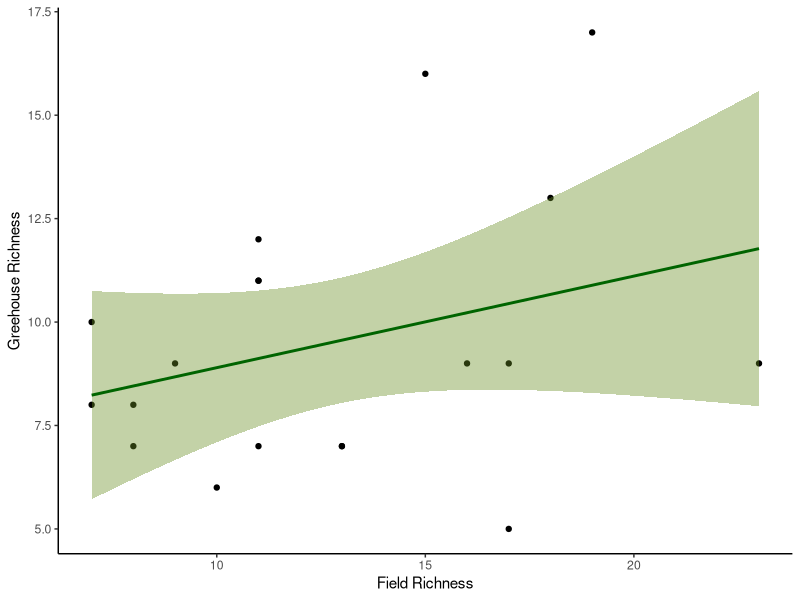
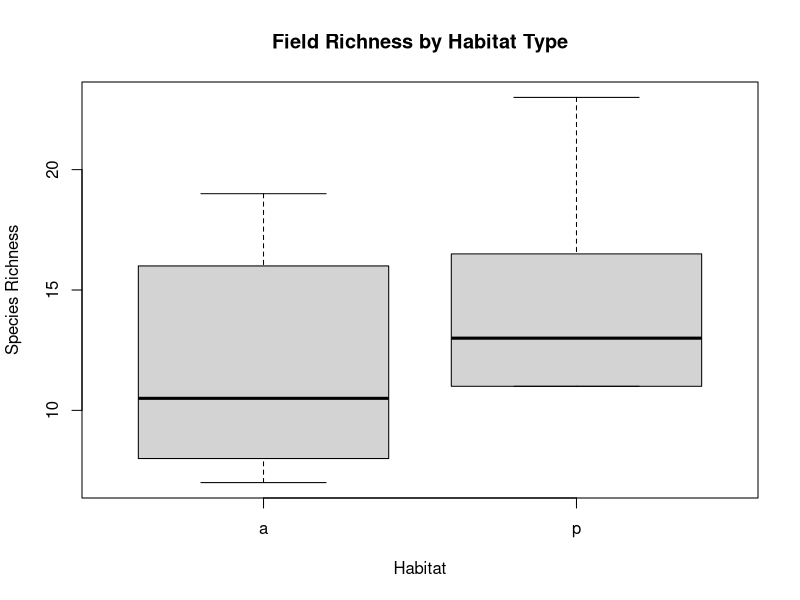
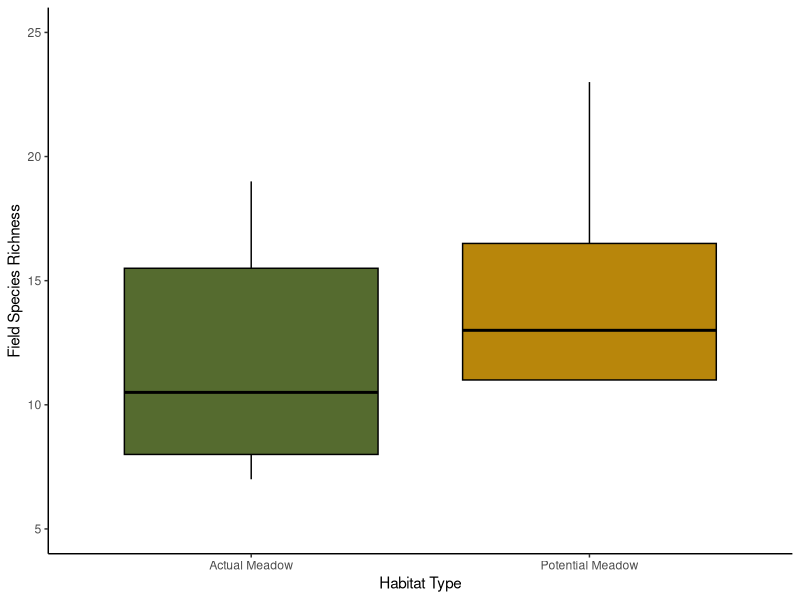
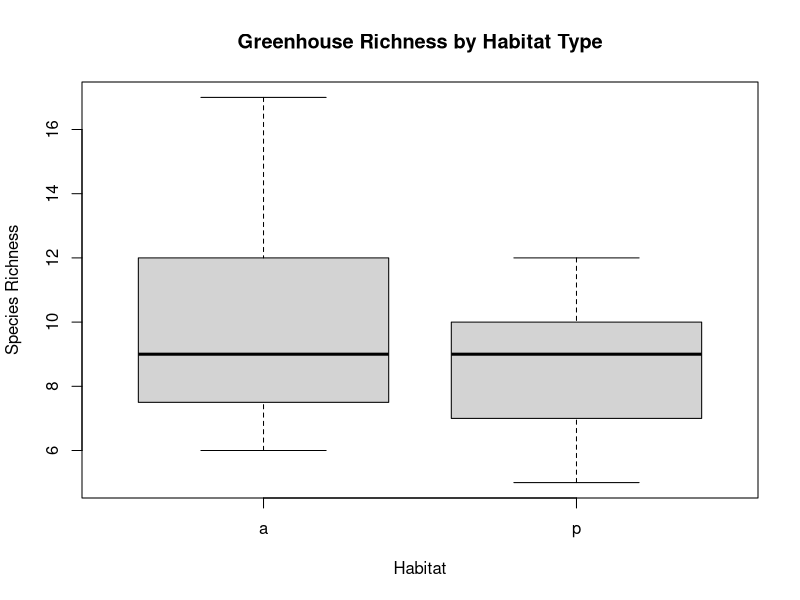
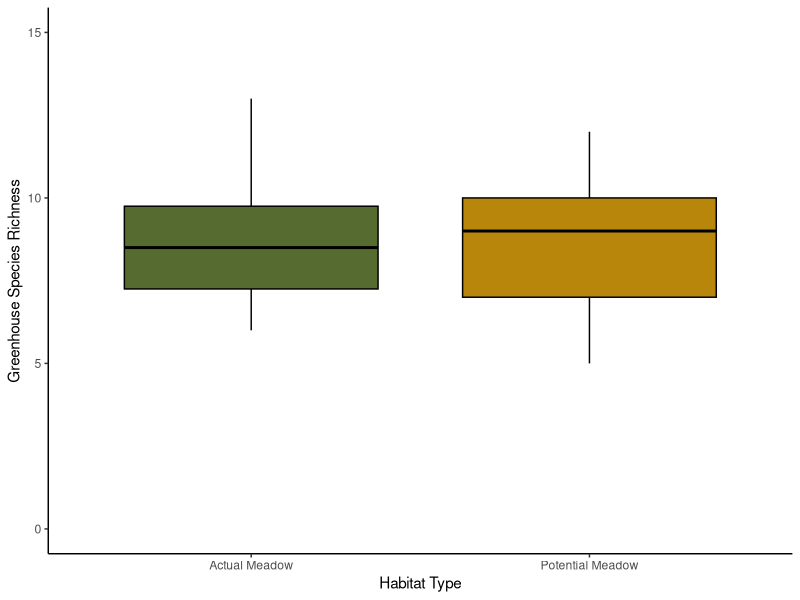
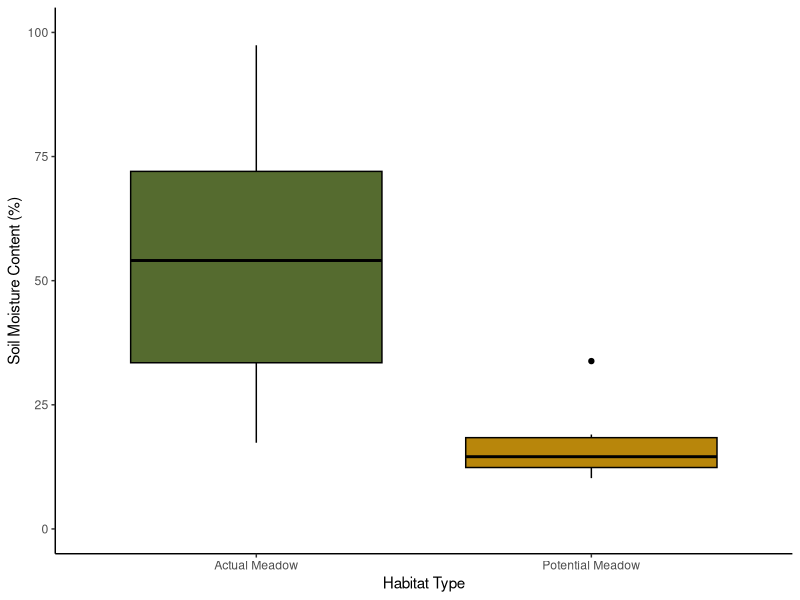
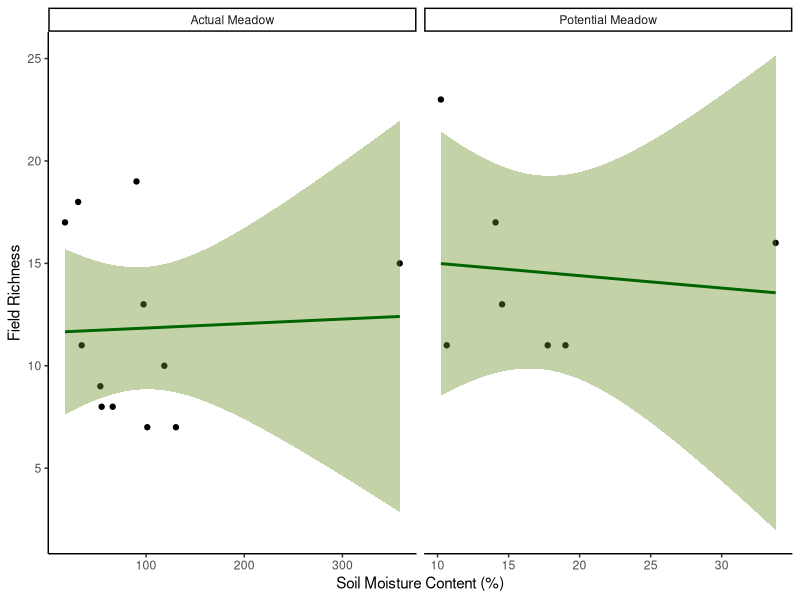
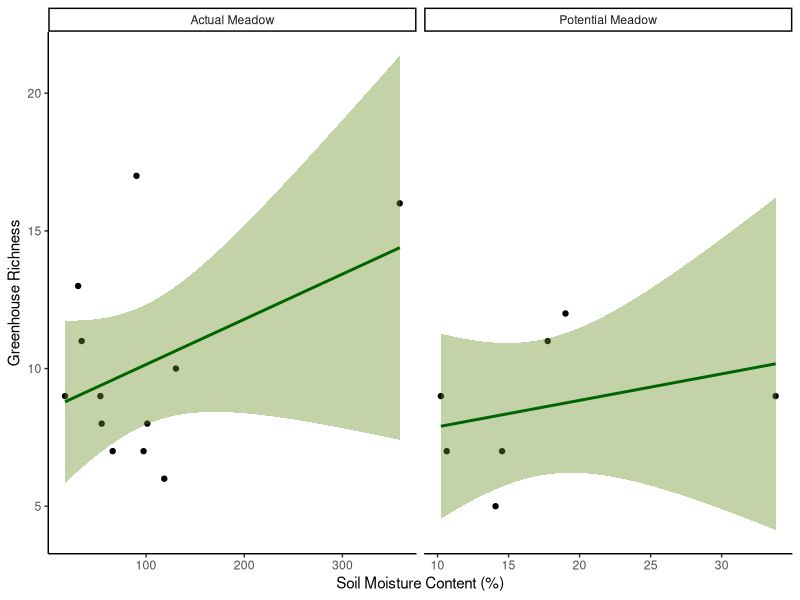

These figures' R source, in order:
## ---- chunk 1
knitr::opts_chunk$set(echo = TRUE)
library(here)
library(tidyverse)

# Color Options:

color.palatte <- c("mediumblue", "darkred") 
fun.palatte <- c("darkolivegreen","darkgoldenrod")
## ---- chunk 2

##greenhouse.n <- SRWC_seedbank_greenhouse_2024_02_21_n
  
greenhouse.n <- read.csv(here("data/SRWC-seedbank_greenhouse_2024-05-22_n.csv"), header = TRUE)

greenhouse.n$X <- NULL

greenhouse.n$species <- greenhouse.n$species %>% 
  trimws() %>% tolower() %>%
  str_replace_all(" ", ".")

## ---- chunk 3

# switch to long format (same data)
greenhouse.long <- greenhouse.n %>% 
  pivot_longer(cols = rf.1.a:control, names_to = "plot", values_to = "count")

# summary by date
greenhouse.summary <- greenhouse.long %>% 
  group_by(date, observer, plot) %>% 
  dplyr::summarise(
    Richness = sum(count>0, na.rm = TRUE))

View(greenhouse.summary)

## ---- chunk 4

# switch to long format (same data)
greenhouse.long <- greenhouse.n %>% 
  pivot_longer(cols = rf.1.a:control, names_to = "plot", values_to = "count")



# summary by species max count
greenhouse.sum <- greenhouse.long %>% 
  group_by(species, plot) %>% 
  dplyr::summarise(
    count.max = max(count, na.rm = TRUE)) %>%
  filter(count.max > 0)

View(greenhouse.sum)

# remove species present in control trays
control.species <- greenhouse.sum %>% 
  filter(plot == "control") %>% 
  select(species) %>% 
  unlist()

greenhouse.sum.clean <- greenhouse.sum %>%
  filter(!(species %in% control.species))


# summarize by plots for richness
greenhouse.max.summary <- greenhouse.sum.clean %>%
  group_by(plot) %>%
  dplyr::summarise(
    greenhouse.richness = sum(count.max > 0, na.rm = TRUE)
  )

greenhouse.max.summary


## ---- chunk 5

##field.data <- SRWC_seedbank_plant_survey_2024_02_26

field.data.raw <- read.csv(here("data/SRWC-seedbank_plant-survey_2023-07-21b.csv"), header = TRUE)

# removing duplicate rows
dup.1 <- which(field.data.raw$plot == "rf.6.a" & field.data.raw$species.code == "unkfb")[2]
dup.2 <- which(field.data.raw$plot == "rf.4.p" & field.data.raw$species.code == "sidore")[2]
drop <- c(dup.1, dup.2)

field.data <- field.data.raw %>% filter(!row_number() %in% drop)


## ---- chunk 6


field.summary <- field.data %>%
  group_by(plot, habitat) %>%
  dplyr::summarise(
    field.richness = sum(species.count > 0, na.rm = TRUE))

field.summary

## ---- chunk 7

combined.sum <- left_join(greenhouse.max.summary, field.summary, by = "plot")

## ---- chunk 8

combined.summary <- na.omit(combined.sum)

## ---- chunk 9

combined.lm = lm(greenhouse.richness ~ field.richness, data = combined.summary)

combined.lm

summary(combined.lm)
## ---- chunk 10

GH.vs.field.regression <- ggplot(combined.summary, aes(x=field.richness, y=greenhouse.richness)) +
    geom_point()+
    theme_classic()+
    xlab("Field Richness")+
    ylab("Greehouse Richness")+
         geom_smooth(method=lm, color="darkgreen", fill="olivedrab")

GH.vs.field.regression

ggsave(plot = GH.vs.field.regression, filename = "figures/GH-vs-field-regression.png", width = 6, height = 4, units = "in")

## ---- chunk 11

boxplot(field.richness~habitat, data=combined.summary, main="Field Richness by Habitat Type", xlab = "Habitat", ylab = "Species Richness")
## ---- chunk 12
  
field.richness.by.habitat <- combined.summary %>%
      ggplot(aes(x=habitat, y=field.richness))+
      geom_boxplot(aes(fill=habitat, col = fun.palatte), colour="black") +
      labs(x= "Habitat Type", y="Field Species Richness")+
      theme_classic() +
        scale_x_discrete(labels=c("Actual Meadow", "Potential Meadow", "N/A")) +
        scale_y_continuous(limits=c(5,25), breaks=c(5, 10, 15, 20, 25))+
        scale_fill_manual(values= fun.palatte) +
  theme(legend.position = "none")

field.richness.by.habitat

ggsave(plot = field.richness.by.habitat, filename = "figures/field_richness_by_habitat.png", width = 6, height = 4, units = "in")
## ---- chunk 13

fieldrichness.aov = aov(field.richness~habitat, data=combined.summary)

  summary(fieldrichness.aov)
  
## ---- chunk 14

boxplot(greenhouse.richness~habitat, data=combined.summary, main="Greenhouse Richness by Habitat Type", xlab = "Habitat", ylab = "Species Richness") 
 
## ---- chunk 15
  
GH.richness.by.habitat <- combined.summary %>%
      ggplot(aes(x=habitat, y=greenhouse.richness))+
      geom_boxplot(aes(fill=habitat, col = color.palatte), colour="black") +
      labs(x= "Habitat Type", y="Greenhouse Species Richness")+
      theme_classic() +
        scale_x_discrete(labels=c("Actual Meadow", "Potential Meadow", "N/A")) +
        scale_y_continuous(limits=c(0,15), breaks=c(0, 5, 10, 15))+
        scale_fill_manual(values= fun.palatte)+
        theme(legend.position = "none")

GH.richness.by.habitat

ggsave(plot = GH.richness.by.habitat, filename = "figures/GH_richness_by_habitat.png", width = 6, height = 4, units = "in")

## ---- chunk 16

greenhouserichness.aov = aov(greenhouse.richness~habitat, data=combined.summary)

  summary(greenhouserichness.aov)
  
## ---- chunk 17

habitat.richness = aov(field.richness ~ habitat*greenhouse.richness, data=combined.summary)

summary(habitat.richness)
  
## ---- chunk 18

##soil.moisture <- SRWC_seedbank_soil_moisture_2023_09_20

soil.moisture <- read.csv(here("data/SRWC-seedbank_soil-moisture_2023-09-20.csv"), header = TRUE)

combined.summary <- left_join(combined.summary, soil.moisture, by = c("plot","habitat"))
  
## ---- chunk 19

moisture.lm = lm(moisture.content ~ habitat, data = soil.moisture)

moisture.lm

summary(moisture.lm)

## ---- chunk 20
  
soil.moisture.plot <- soil.moisture %>%
      ggplot(aes(x=habitat, y=moisture.content))+
      geom_boxplot(aes(fill=habitat, col = color.palatte), colour="black") +
      labs(x= "Habitat Type", y="Soil Moisture Content (%)")+
      theme_classic() +
        scale_x_discrete(labels=c("Actual Meadow", "Potential Meadow")) +
        scale_y_continuous(limits=c(0,100), breaks=c(0, 25, 50, 75, 100))+
        scale_fill_manual(values= fun.palatte)+
        theme(legend.position = "none")

soil.moisture.plot

ggsave(plot = soil.moisture.plot, filename = "figures/soil-moisture-plot.png", width = 6, height = 4, units = "in")
    
## ---- chunk 21

soilmoisture.aov = aov(moisture.content~habitat, data=soil.moisture)

  summary(soilmoisture.aov)
  
## ---- chunk 22

SMfield.lm = lm(field.richness ~ moisture.content, data=combined.summary)

SMfield.lm

summary(SMfield.lm)

## ---- chunk 23

SMGH.lm = lm(greenhouse.richness ~ moisture.content, data=combined.summary)

SMGH.lm

summary(SMGH.lm)

## ---- chunk 24

habitat.richness = aov(field.richness ~ habitat*moisture.content, data=combined.summary)

summary(habitat.richness)

habitat.richness.2 = aov(greenhouse.richness ~ habitat*moisture.content, data=combined.summary)

summary(habitat.richness.2)
  
## ---- chunk 25

habitat.names <- c(a="Actual Meadow", p="Potential Meadow")

field.richness.vs.soil.moisture <- ggplot(combined.summary, aes(x=moisture.content, y=field.richness)) +
  facet_wrap(vars(habitat),labeller=labeller(habitat=habitat.names), scales="free_x")+
    geom_point()+
    theme_classic()+
    xlab("Soil Moisture Content (%)")+
    ylab("Field Richness")+
         geom_smooth(method=lm, color="darkgreen", fill="olivedrab")

field.richness.vs.soil.moisture

ggsave(plot = field.richness.vs.soil.moisture, filename = "figures/field_richness_vs_soil_moisture.png", width = 6, height = 4, units = "in")

GH.richness.vs.soil.moisture <- ggplot(combined.summary, aes(x=moisture.content, y=greenhouse.richness)) +
  facet_wrap(vars(habitat),labeller=labeller(habitat=habitat.names), scales="free_x")+
    geom_point()+
    theme_classic()+
    xlab("Soil Moisture Content (%)")+
    ylab("Greenhouse Richness")+
         geom_smooth(method=lm, color="darkgreen", fill="olivedrab")

GH.richness.vs.soil.moisture

ggsave(plot = GH.richness.vs.soil.moisture, filename = "figures/GH_richness_vs_soil_moisture.png", width = 6, height = 4, units = "in")
